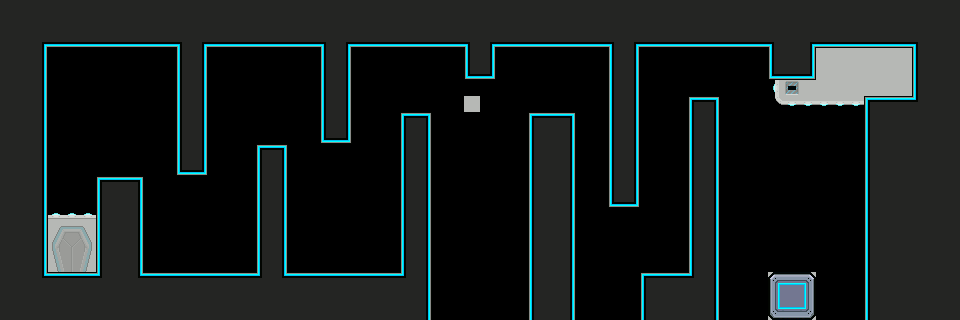

A level layout from a 2D game, rendered from its tile map. Below: a short description, then the map file with tile-grid data replaced by summaries:
An orthogonal 60x20 tile map with 16x16 px tiles, 1 tile layer (Tile Layer 1), 2 tilesets and 15 objects (script_BombSpawn).

<map version="1.0" orientation="orthogonal" renderorder="right-down" width="60" height="20" tilewidth="16" tileheight="16">
 <tileset firstgid="1" source="main.tsx" />
 <tileset firstgid="501" source="objects.tsx" />
 <layer name="Tile Layer 1" width="60" height="20">
  <data>[1200 cells, 1200 non-empty, 38 distinct tile ids]</data>
 </layer>
 <objectgroup name="Object Layer 1">
  <object gid="501" x="40" y="288" />
  <object gid="504" x="856" y="104" />
  <object gid="510" x="88" y="196" />
  <object gid="505" x="24" y="296" />
  <object gid="505" x="56" y="296" />
  <object gid="510" x="240" y="164" />
  <object gid="510" x="384" y="132" />
  <object gid="510" x="672" y="116" />
  <object name="script_BombSpawn" x="768" y="64" width="48" height="44">
   <properties>
    <property name="delay" value="0" />
    <property name="interval" value="50" />
   </properties>
  </object>
  <object gid="512" x="40" y="104" />
  <object gid="512" x="120" y="104" />
  <object gid="512" x="80" y="100" />
  <object gid="512" x="64" y="128" />
  <object gid="512" x="96" y="128" />
  <object gid="512" x="80" y="156" />
 </objectgroup>
</map>
